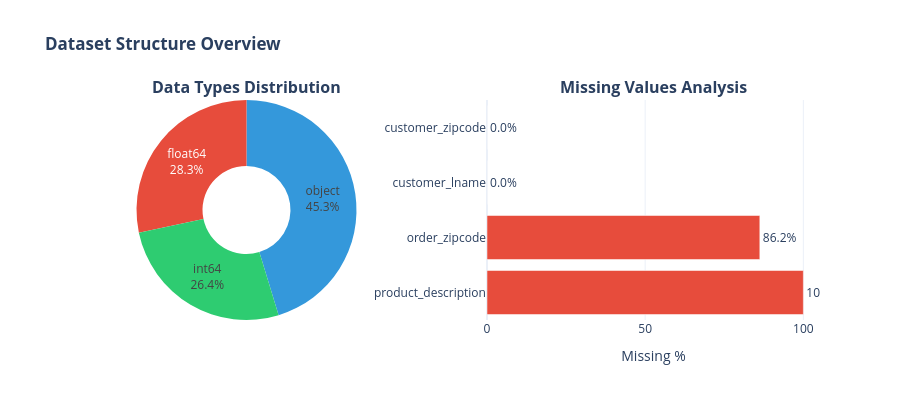

Source (notebook cell):
### Code cell
# ============================================================
# 📊 DATASET SCHEMA VISUALIZATION (Dark Mode)
# ============================================================

# Data types breakdown
dtype_counts = df_raw.dtypes.value_counts()
missing_pct = (df_raw.isnull().sum() / len(df_raw) * 100).sort_values(ascending=False)

# Create overview visualization
fig = make_subplots(
    rows=1, cols=2,
    specs=[[{"type": "pie"}, {"type": "bar"}]],
    subplot_titles=('<b>Data Types Distribution</b>', '<b>Missing Values Analysis</b>')
)

# Data types pie chart (dark mode colors)
fig.add_trace(
    go.Pie(
        labels=[str(d) for d in dtype_counts.index],
        values=dtype_counts.values,
        hole=0.4,
        marker_colors=CATEGORICAL_COLORS[:len(dtype_counts)],
        textinfo='percent+label',
        textfont=dict(size=12, color=DARK_COLORS['text'])
    ),
    row=1, col=1
)

# Missing values bar chart (dark mode)
missing_cols = missing_pct[missing_pct > 0]
if len(missing_cols) > 0:
    fig.add_trace(
        go.Bar(
            x=missing_cols.values[:10],
            y=missing_cols.index[:10],
            orientation='h',
            marker_color=DARK_COLORS['coral'],
            text=[f"{v:.1f}%" for v in missing_cols.values[:10]],
            textposition='outside',
            textfont=dict(color=DARK_COLORS['text'])
        ),
        row=1, col=2
    )

fig.update_layout(
    height=400,
    title_text='<b>Dataset Structure Overview</b>',
    showlegend=False,
    paper_bgcolor=DARK_COLORS['background'],
    plot_bgcolor=DARK_COLORS['card']
)
fig.update_xaxes(title_text="Missing %", row=1, col=2, gridcolor=DARK_COLORS['surface'])
fig.update_yaxes(gridcolor=DARK_COLORS['surface'])
fig.show()

# Summary statistics
print(f"\n📋 DATA QUALITY SUMMARY:")
print(f"   • Total missing cells: {df_raw.isnull().sum().sum():,} ({df_raw.isnull().sum().sum()/(len(df_raw)*len(df_raw.columns))*100:.2f}%)")
print(f"   • Columns with missing data: {(df_raw.isnull().sum() > 0).sum()} out of {len(df_raw.columns)}")
print(f"   • Numeric features: {len(df_raw.select_dtypes(include=[np.number]).columns)}")
print(f"   • Categorical features: {len(df_raw.select_dtypes(include=['object']).columns)}")

### Figure 1 — Plotly figure (JSON) as saved in the notebook; plotly's stock layout.template omitted (floating-point values rounded to 4 significant figures)
{"data": [{"domain": {"x": [0, 0.45], "y": [0, 1]}, "hole": 0.4, "labels": ["object", "float64", "int64"], "marker": {"colors": ["#3498db", "#e74c3c", "#2ecc71", "#f39c12", "#9b59b6"]}, "textfont": {"size": 12}, "textinfo": "percent+label", "type": "pie", "values": [24, 15, 14]}, {"marker": {"color": "#e74c3c"}, "orientation": "h", "text": ["100.0%", "86.2%", "0.0%", "0.0%"], "textposition": "outside", "type": "bar", "x": [100.0, 86.24, 0.004432, 0.001662], "xaxis": "x", "y": ["product_description", "order_zipcode", "customer_lname", "customer_zipcode"], "yaxis": "y"}], "layout": {"annotations": [{"font": {"size": 16}, "showarrow": false, "text": "<b>Data Types Distribution</b>", "x": 0.225, "xanchor": "center", "xref": "paper", "y": 1, "yanchor": "bottom", "yref": "paper"}, {"font": {"size": 16}, "showarrow": false, "text": "<b>Missing Values Analysis</b>", "x": 0.775, "xanchor": "center", "xref": "paper", "y": 1, "yanchor": "bottom", "yref": "paper"}], "height": 400, "showlegend": false, "title": {"text": "<b>Dataset Structure Overview</b>"}, "xaxis": {"anchor": "y", "domain": [0.55, 1], "title": {"text": "Missing %"}}, "yaxis": {"anchor": "x", "domain": [0, 1]}}}
